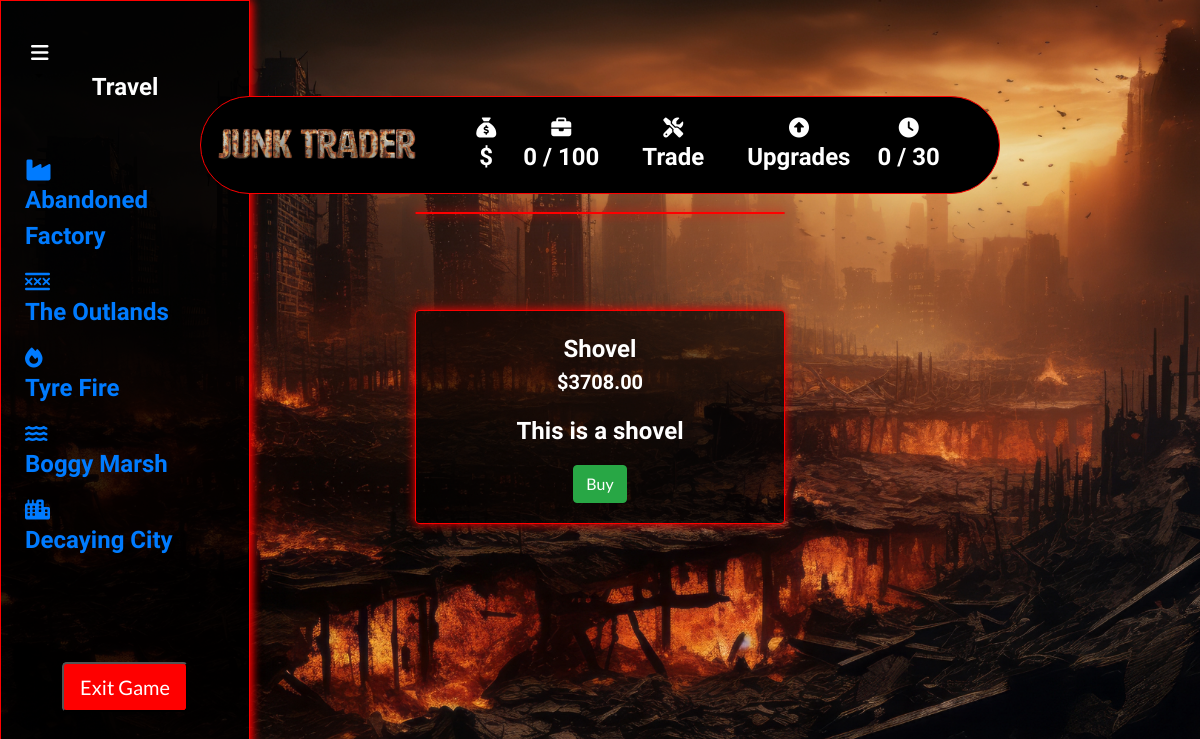
/collectables/1/, run on an earlier commit of the app's database.
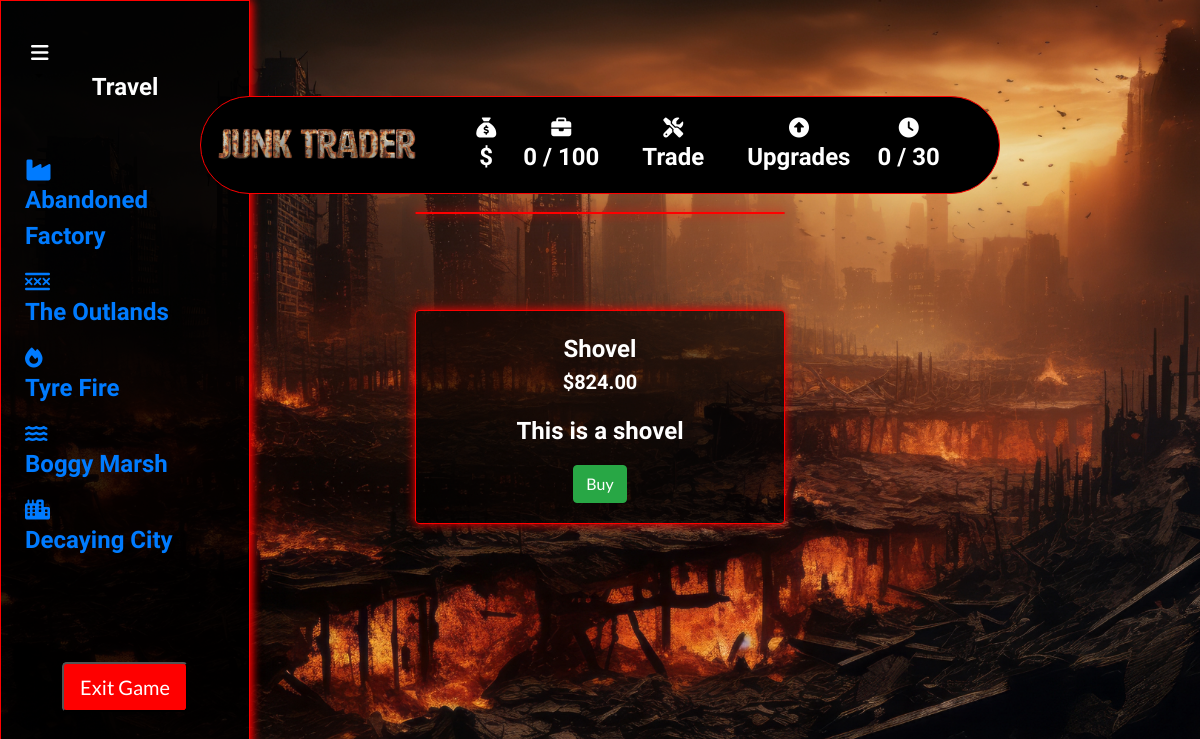
And on a later commit of the database.
### collectables/models.py (models this page shows, shortened)
class Collectable(models.Model):
    name = models.CharField(max_length=254)
    description = models.TextField()
    price = models.DecimalField(max_digits=6, decimal_places=2)
    previous_price = models.DecimalField(max_digits=10, decimal_places=2, default=0)
    image_url = models.URLField(max_length=1024, null=True, blank=True)
    image = models.ImageField(null=True, blank=True)
    glb_file = models.FileField(upload_to='glb_files/', null=True, blank=True)

### collectables/views.py (the view)
# urls.py: path('<int:collectable_id>/', views.collectable_detail, name='collectable_detail'),
def collectable_detail(request, collectable_id):
    collectable = get_object_or_404(Collectable, pk=collectable_id)
    context = {
        'collectable': collectable,
    }
    return render(request, 'collectables/collectable_detail.html', context)

### backpack/contexts.py (called while the page is built, shortened)
def backpack_contents(request):
    backpack_items = []
    total = 0
    total_quantity = 0
    collectable_count = 0
    backpack = request.session.get('backpack', {})
    grand_total = total
    context = {
        'backpack_items': backpack_items,
        'total': total,
        'total_quantity': total_quantity,
        'collectable_count': collectable_count,
        'grand_total': grand_total,
    }
    return context

def total_amount(request):
    total_amount = [0]
    return {'total_amount': total_amount}

def days_played(request):
    return {'days_played': request.session.get('days_played', 0)}

### collectables/templates/collectables/collectable_detail.html (shortened to what this page needs)
{% extends "base.html" %}
{% load static %}
{% block page_header %}
<div class="container header-container">
</div>
{% endblock %}
{% block content %}
<div class="container-fluid">
    <div class="row">
        <div class="col-md-3">
            <div class="fixed-panel">
                {% include 'includes/fixed_panel.html' %}
            </div>
        </div>
    </div>
</div>
<div class="container-fluid">
    <div class="row justify-content-center">
        <div class="col-12 col-md-6 col-lg-4">
            <div class="card box my-5">
            </div>
        </div>
    </div>
    <div class="row justify-content-center">
        <div class="col-12 col-md-6 col-lg-4">
            <div class="card box product-details-container mb-5 mt-md-5">
                <div class="card-body text-white text-center">
                    <p class="card-title mb-0">{{ collectable.name }}</p>
                    <p class="lead mb-0 font-weight-bold">${{ collectable.price }}</p>
                    <p class="card-text mt-3">{{ collectable.description }}</p>
                    <button type="button" class="btn btn-success" data-toggle="modal" data-target="#buyModal{{ collectable.id }}">
                        Buy
                    </button>
                </div>
            </div>
        </div>
    </div>
</div>
{% endblock %}

What changed in the data, as far as the page shows it:
changed Collectable "Shovel": price "3708.00" → "824.00"
